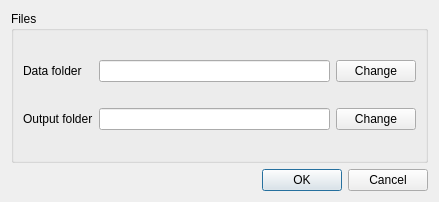
<?xml version="1.0" encoding="UTF-8"?>
<ui version="4.0">
 <class>Folders</class>
 <widget class="QDialog" name="Folders">
  <property name="geometry">
   <rect>
    <x>0</x>
    <y>0</y>
    <width>439</width>
    <height>202</height>
   </rect>
  </property>
  <property name="windowTitle">
   <string>Setting Folders</string>
  </property>
  <layout class="QGridLayout" name="gridLayout">
   <item row="0" column="0">
    <widget class="QGroupBox" name="group_folders">
     <property name="title">
      <string>Files</string>
     </property>
     <property name="flat">
      <bool>false</bool>
     </property>
     <property name="checkable">
      <bool>false</bool>
     </property>
     <layout class="QGridLayout" name="gridLayout_9">
      <item row="1" column="0">
       <widget class="QLabel" name="label_out">
        <property name="text">
         <string>Output folder</string>
        </property>
       </widget>
      </item>
      <item row="1" column="1">
       <widget class="QLineEdit" name="cc_out"/>
      </item>
      <item row="0" column="1">
       <widget class="QLineEdit" name="cc_data"/>
      </item>
      <item row="0" column="2">
       <widget class="QPushButton" name="chdir_data">
        <property name="text">
         <string>Change</string>
        </property>
       </widget>
      </item>
      <item row="1" column="2">
       <widget class="QPushButton" name="chdir_output">
        <property name="text">
         <string>Change</string>
        </property>
       </widget>
      </item>
      <item row="0" column="0">
       <widget class="QLabel" name="label_data">
        <property name="text">
         <string>Data folder</string>
        </property>
       </widget>
      </item>
     </layout>
    </widget>
   </item>
   <item row="1" column="0">
    <widget class="QDialogButtonBox" name="buttonBox">
     <property name="orientation">
      <enum>Qt::Horizontal</enum>
     </property>
     <property name="standardButtons">
      <set>QDialogButtonBox::Cancel|QDialogButtonBox::Ok</set>
     </property>
    </widget>
   </item>
  </layout>
 </widget>
 <resources/>
 <connections>
  <connection>
   <sender>buttonBox</sender>
   <signal>accepted()</signal>
   <receiver>Folders</receiver>
   <slot>accept()</slot>
   <hints>
    <hint type="sourcelabel">
     <x>248</x>
     <y>254</y>
    </hint>
    <hint type="destinationlabel">
     <x>157</x>
     <y>274</y>
    </hint>
   </hints>
  </connection>
  <connection>
   <sender>buttonBox</sender>
   <signal>rejected()</signal>
   <receiver>Folders</receiver>
   <slot>reject()</slot>
   <hints>
    <hint type="sourcelabel">
     <x>316</x>
     <y>260</y>
    </hint>
    <hint type="destinationlabel">
     <x>286</x>
     <y>274</y>
    </hint>
   </hints>
  </connection>
 </connections>
</ui>
